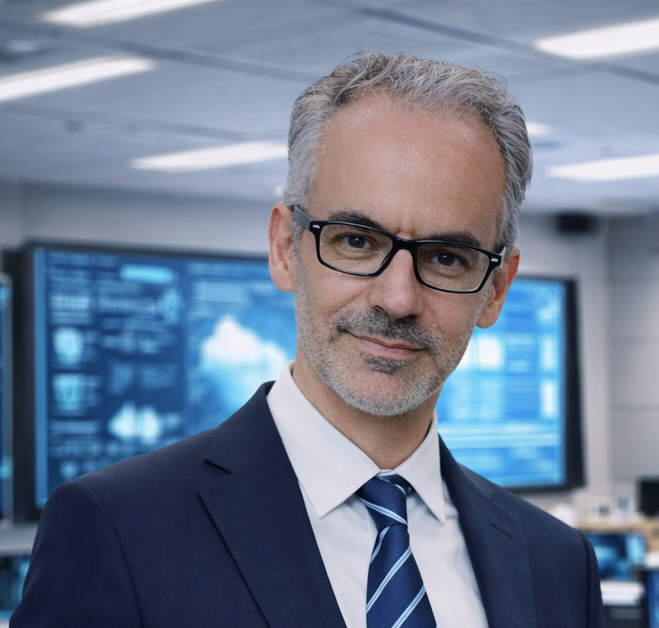
#> input picture Imports/Odair.png, 659 x 628 px
$ python bordas.py
#> lines starting #> are read from the running program, lines starting #| are printed output that depends on the picture; after the words box and inside, x2 and y2 are one past the last pixel; in counts of white or black regions, pixels touching at a corner belong together
import cv2
import numpy as np

# 1. Carregar a imagem
img = cv2.imread('Odair.png', 0)
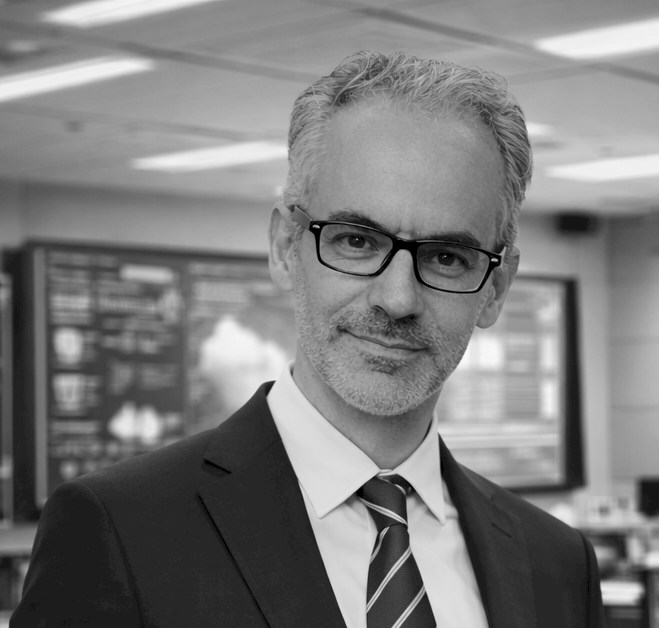
#> img: shape (628, 659); min 0, max 249, mean 124.1

# 2. Detectar as bordas
bordas = cv2.Canny(img, 150, 300)
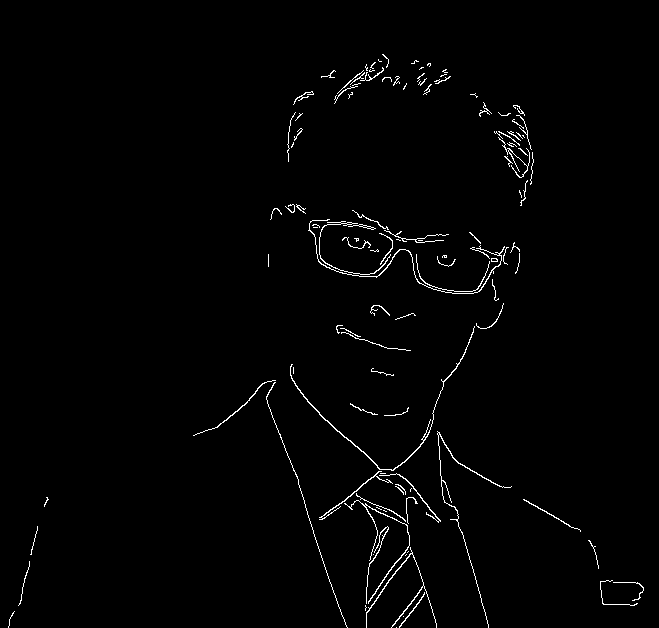
#> bordas: shape (628, 659); 1.4% white in thin lines or dots, all inside (x1, y1, x2, y2) = (8, 54, 644, 628)

# 3. Converter a imagem de bordas (Preto e Branco) para BGR (Colorida)
# Agora ela continua parecendo P&B, mas aceita 3 canais de cor
bordas_coloridas = cv2.cvtColor(bordas, cv2.COLOR_GRAY2BGR)

# 4. Mudar a cor (Exemplo: Verde)
# No OpenCV o padrão é BGR, então (B, G, R)
# Onde houver borda (255), aplicamos a cor [0, 255, 0]
bordas_coloridas[np.where((bordas_coloridas == [255, 255, 255]).all(axis=2))] = [0, 255, 0]
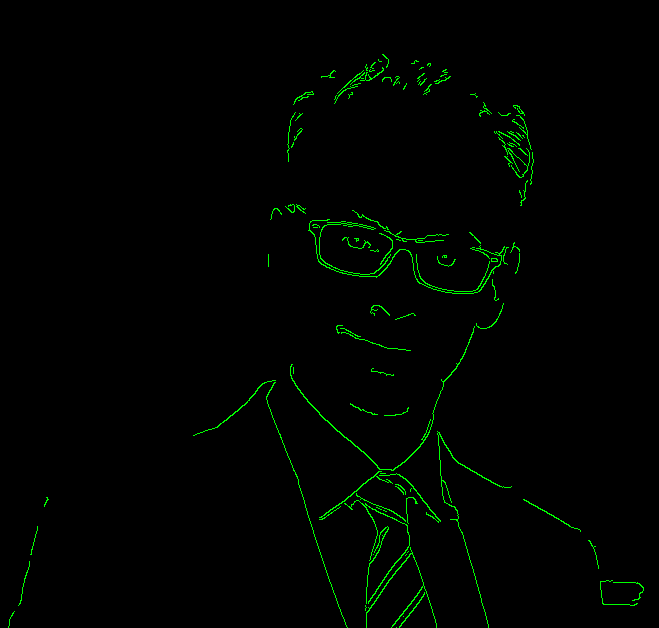
#> bordas_coloridas: shape (628, 659, 3); mean B, G, R 0, 3.5, 0

cv2.imshow('Bordas Verdes', bordas_coloridas)
cv2.waitKey(0)
print("Bordas verdes adicionadas a imagem")

$ run again, with Imports/tomates.jpg saved as Imports/Odair.png
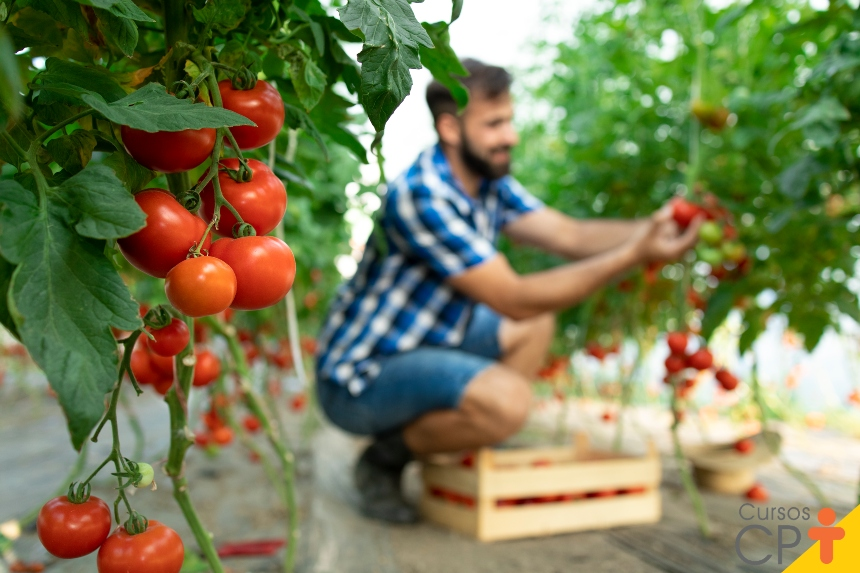
#> input picture Imports/tomates.jpg, 860 x 573 px
#> `bordas = cv2.Canny(img, 150, 300)`:
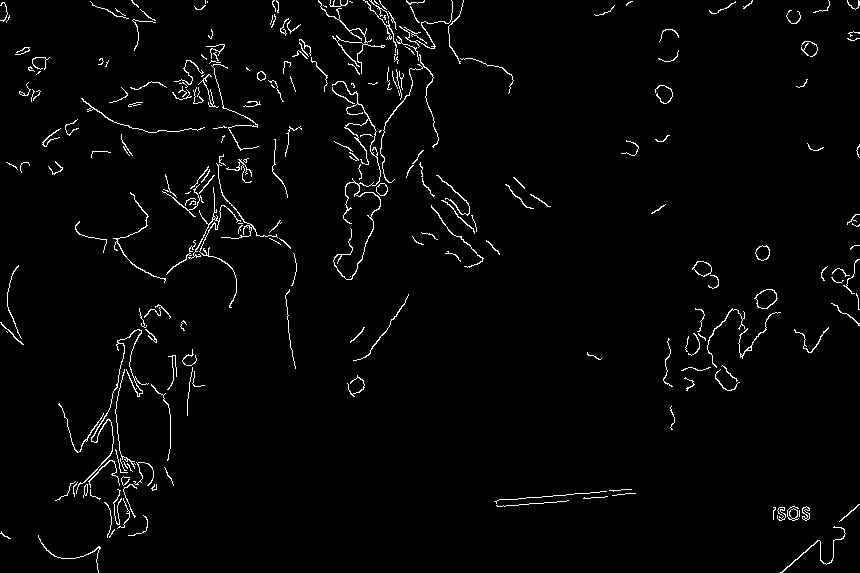
#> bordas: shape (573, 860); 2.3% white in thin lines or dots
#> `bordas_coloridas[np.where((bordas_coloridas == [255, 255, 255]).all(ax..`:
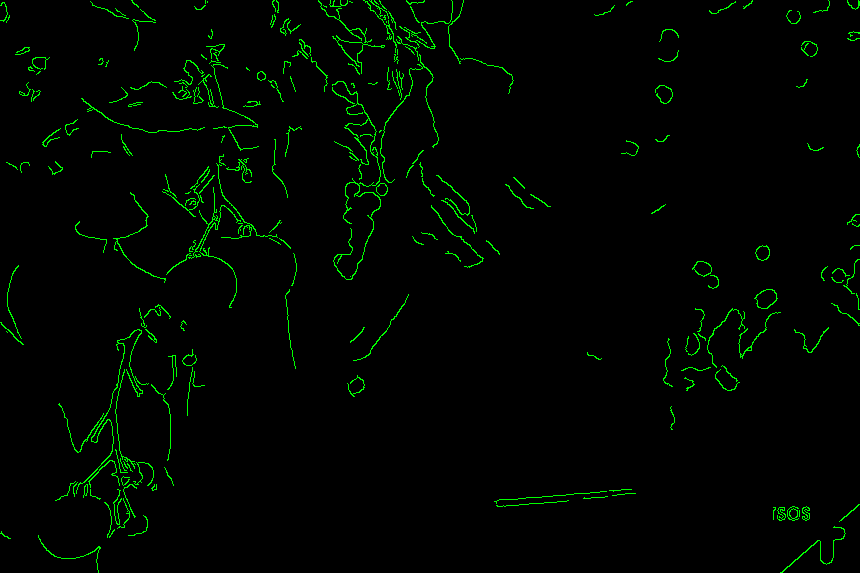
#> bordas_coloridas: shape (573, 860, 3); mean B, G, R 0, 5.8, 0
